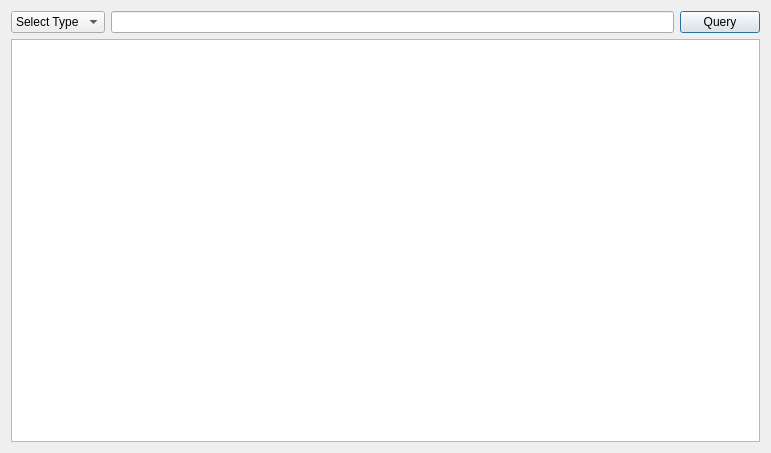
<?xml version="1.0" encoding="UTF-8"?>
<ui version="4.0">
 <class>QueryStuDlg</class>
 <widget class="QDialog" name="QueryStuDlg">
  <property name="geometry">
   <rect>
    <x>0</x>
    <y>0</y>
    <width>771</width>
    <height>453</height>
   </rect>
  </property>
  <property name="windowTitle">
   <string>Dialog</string>
  </property>
  <layout class="QVBoxLayout" name="verticalLayout">
   <item>
    <layout class="QHBoxLayout" name="horizontalLayout">
     <item>
      <widget class="QComboBox" name="cbbType">
       <property name="sizeAdjustPolicy">
        <enum>QComboBox::AdjustToContents</enum>
       </property>
       <item>
        <property name="text">
         <string>Select Type</string>
        </property>
       </item>
       <item>
        <property name="text">
         <string>by Name</string>
        </property>
       </item>
       <item>
        <property name="text">
         <string>by ID</string>
        </property>
       </item>
       <item>
        <property name="text">
         <string>by Faculty</string>
        </property>
       </item>
      </widget>
     </item>
     <item>
      <widget class="QLineEdit" name="lePattern"/>
     </item>
     <item>
      <widget class="QPushButton" name="btnQuery">
       <property name="text">
        <string>Query</string>
       </property>
      </widget>
     </item>
    </layout>
   </item>
   <item>
    <widget class="QListView" name="listView"/>
   </item>
  </layout>
 </widget>
 <resources/>
 <connections/>
</ui>
